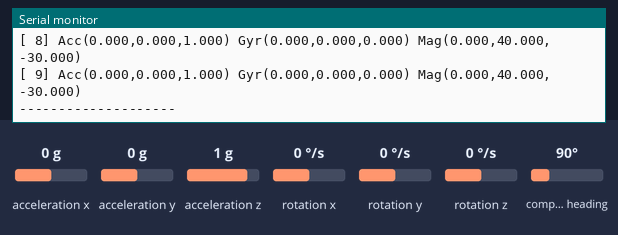
Recording of a sketch running on a simulated Arduino Nano 33 BLE. Parts: the last lines printed to the serial monitor. Inputs (shaded band) come from the test bench; at power-on: acceleration x 0 g, acceleration y 0 g, acceleration z 1 g, rotation x 0 °/s, rotation y 0 °/s, rotation z 0 °/s, compass heading 90°.

Above: at 1.2 s.
1.3 s: acceleration x set to -1.4 g
At 2.6 s:
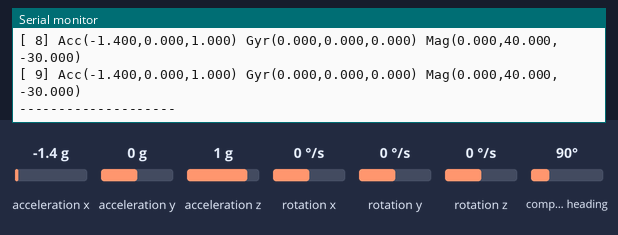
2.8 s: acceleration y set to -1.4 g
At 3.9 s:
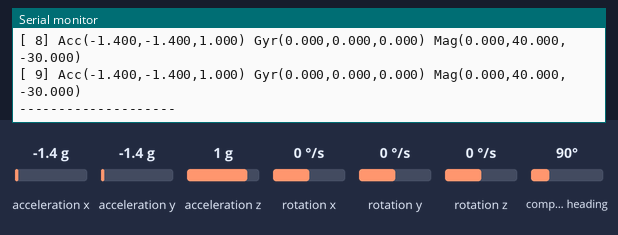
4.3 s: acceleration z set to -1.4 g
At 5.6 s:
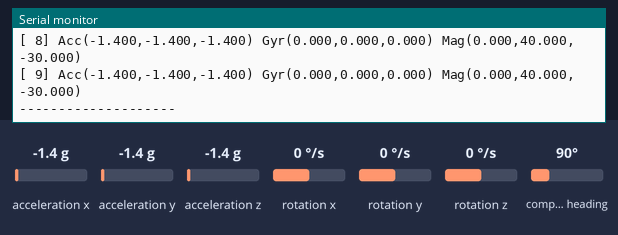
5.8 s: rotation x set to -192 °/s
At 6.6 s:
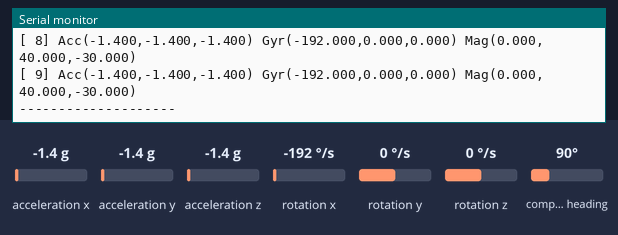
7.3 s: rotation y set to -192 °/s
At 8.9 s:
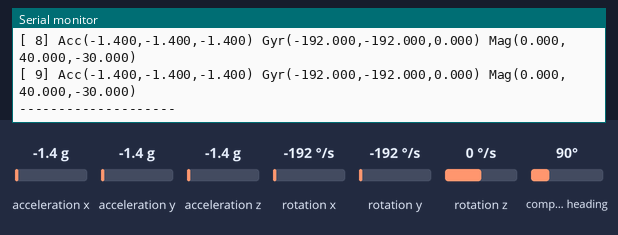
Timing chart, 0 to 9.8 s (numbered marks = the images above; inputs shaded):
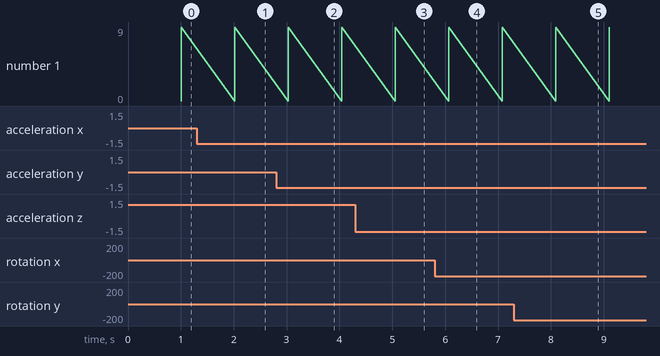

Measured:
- after the input at 1.3 s, the serial monitor: prints a new line after 0.72 s (image 1)
- after the input at 2.8 s, the serial monitor: prints a new line after 0.23 s (image 2)
- after the input at 4.3 s, the serial monitor: prints a new line after 0.76 s (image 3)
- after the input at 5.8 s, the serial monitor: prints a new line after 0.27 s (image 4)
- after the input at 7.3 s, the serial monitor: prints a new line after 0.79 s (image 5)

The sketch:

Apartado_6.ino
```cpp
#include <Arduino_LSM9DS1.h>

const int BUF_SIZE = 10;

struct ImuSample {
  float ax, ay, az;
  float gx, gy, gz;
  float mx, my, mz;
};


ImuSample buf[BUF_SIZE];

void setup() {
  Serial.begin(115200);
  while (!Serial);

  if (!IMU.begin()) {
    Serial.println("ERROR: IMU no encontrada");
    while (1); // Si el IMU no esta, detiene el programa
  }

}

void loop() {
  // Toma 10 muestras cada 100ms
  for (int i = 0; i < BUF_SIZE; i++) {
    IMU.readAcceleration(buf[i].ax, buf[i].ay, buf[i].az);
    IMU.readGyroscope(buf[i].gx,   buf[i].gy, buf[i].gz);
    IMU.readMagneticField(buf[i].mx, buf[i].my, buf[i].mz);
    delay(100);
  }

  // Envía todas las muestras por UART
  Serial.println("--- Muestras IMU ---");
  for (int i = 0; i < BUF_SIZE; i++) {
    char line[128];
    sprintf(line,
      "[%2d] Acc(%.3f,%.3f,%.3f) Gyr(%.3f,%.3f,%.3f) Mag(%.3f,%.3f,%.3f)",
      i,
      buf[i].ax, buf[i].ay, buf[i].az,
      buf[i].gx, buf[i].gy, buf[i].gz,
      buf[i].mx, buf[i].my, buf[i].mz
    );
    Serial.println(line);
  }
  Serial.println("--------------------");
}
```
